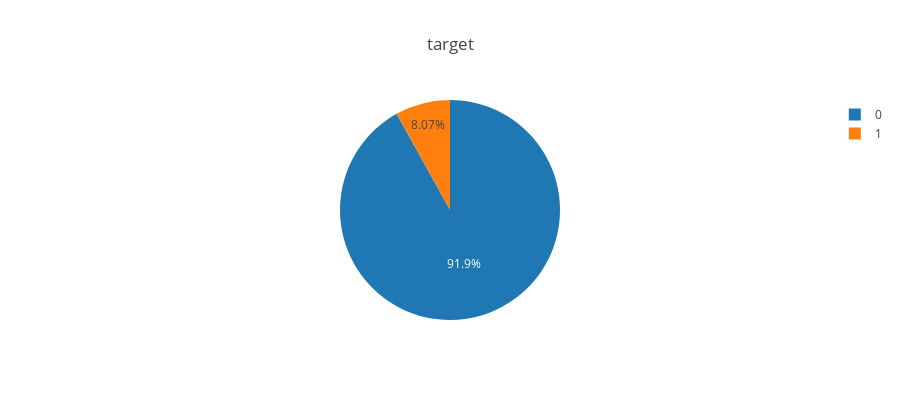

Here is the notebook cell this chart was saved with:
### Code cell
pie(application, "TARGET", "target")

### Figure 1 — Plotly figure (JSON) as saved in the notebook; plotly's stock layout.template omitted (floating-point values rounded to 4 significant figures)
{"data": [{"labels": [0, 1], "type": "pie", "values": [282686, 24825]}], "layout": {"height": 400, "title": "target"}}
